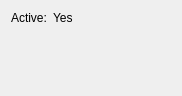
<?xml version="1.0" encoding="UTF-8"?>
<ui version="4.0">
 <class>GamepadWidget</class>
 <widget class="QWidget" name="GamepadWidget">
  <property name="geometry">
   <rect>
    <x>0</x>
    <y>0</y>
    <width>182</width>
    <height>96</height>
   </rect>
  </property>
  <property name="minimumSize">
   <size>
    <width>182</width>
    <height>96</height>
   </size>
  </property>
  <property name="windowTitle">
   <string>Form</string>
  </property>
  <layout class="QVBoxLayout" name="verticalLayout" stretch="0,1">
   <item>
    <layout class="QHBoxLayout" name="horizontalLayout_2" stretch="0,1,0">
     <item>
      <widget class="QLabel" name="infoTitleLabel">
       <property name="text">
        <string>Active:</string>
       </property>
      </widget>
     </item>
     <item>
      <widget class="QLabel" name="infoDetailsLabel">
       <property name="text">
        <string>Yes</string>
       </property>
      </widget>
     </item>
     <item>
      <widget class="QLabel" name="deviceNameLabel">
       <property name="text">
        <string>&lt;Device&gt;</string>
       </property>
      </widget>
     </item>
    </layout>
   </item>
   <item>
    <layout class="QHBoxLayout" name="horizontalLayout">
     <property name="leftMargin">
      <number>9</number>
     </property>
     <property name="topMargin">
      <number>9</number>
     </property>
     <property name="rightMargin">
      <number>9</number>
     </property>
     <property name="bottomMargin">
      <number>9</number>
     </property>
     <item>
      <widget class="GamepadAxisWidget" name="gamepadXWidget" native="true"/>
     </item>
     <item>
      <widget class="GamepadAxisWidget" name="gamepadYWidget" native="true"/>
     </item>
     <item>
      <widget class="GamepadAxisWidget" name="gamepadZWidget" native="true"/>
     </item>
    </layout>
   </item>
  </layout>
 </widget>
 <customwidgets>
  <customwidget>
   <class>GamepadAxisWidget</class>
   <extends>QWidget</extends>
   <header location="global">Widgets/GamepadAxisWidget</header>
   <container>1</container>
  </customwidget>
 </customwidgets>
 <resources/>
 <connections/>
</ui>
